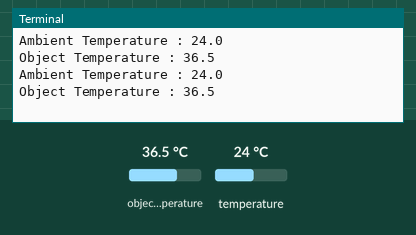
Recording of a program running on a simulated Raspberry Pi (BCM pin numbers). On the bench: the last lines printed to the terminal. The inputs (shaded band) are chosen by the test bench; at power-on: object temperature 36.5 °C, temperature 24 °C.

Above: at 1.2 s.
1.3 s: object temperature set to 20 °C
At 3.0 s:
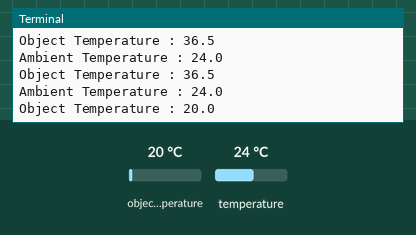
3.8 s: temperature set to 12 °C
At 4.6 s:
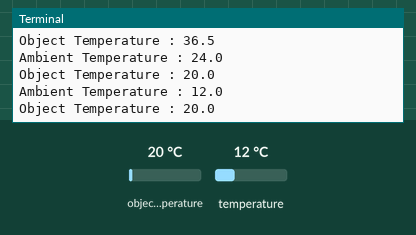
6.3 s: object temperature set to 26 °C
At 9.0 s:
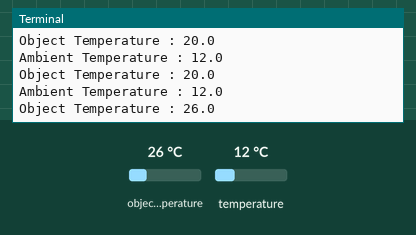
Timing chart, 0 to 10.5 s (numbered marks = the images above; inputs shaded):
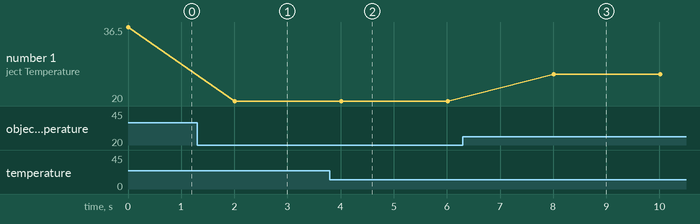

The program:

mlxread.py
```python
from smbus2 import SMBus
from mlx90614 import MLX90614
import time
bus = SMBus(1)
sensor = MLX90614(bus, address=0x5A)
print ("Ambient Temperature :", sensor.get_ambient())
print ("Object Temperature :", sensor.get_object_1())
#bus.close()
while(1):
    sensor = MLX90614(bus, address=0x5A)
    print ("Ambient Temperature :", sensor.get_ambient())
    print ("Object Temperature :", sensor.get_object_1())
    time.sleep(2)
```

Measured:
- after the input at 1.3 s, the terminal: prints a new line after 0.71 s (image 1)
- after the input at 3.8 s, the terminal: prints a new line after 0.21 s (image 2)
- after the input at 6.3 s, the terminal: prints a new line after 1.7 s (image 3)
- plotted number 1: 36.5 → 20 after the input at 1.3 s, 20 → 26 after the input at 6.3 s
